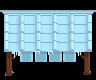

The image is a tile-based game level rendered from a .tmx file. Its description and complete source (layers, tilesets, objects, tile grids) follow:
An orthogonal 6x5 tile map with 16x16 px tiles, 1 tile layer (AlwaysFront).

<map version="1.10" tiledversion="1.11.2" orientation="orthogonal" renderorder="right-down" compressionlevel="0" width="6" height="5" tilewidth="16" tileheight="16" infinite="0" nextlayerid="8" nextobjectid="1">
 <tileset firstgid="1" source="master_canopies.tsx" /><layer id="5" name="AlwaysFront" width="6" height="5">
  <data encoding="csv">
19,20,21,22,23,24,
73,74,75,76,77,78,
127,128,129,130,131,132,
181,182,183,184,185,186,
235,236,237,0,239,240
</data>
 </layer>
</map>
